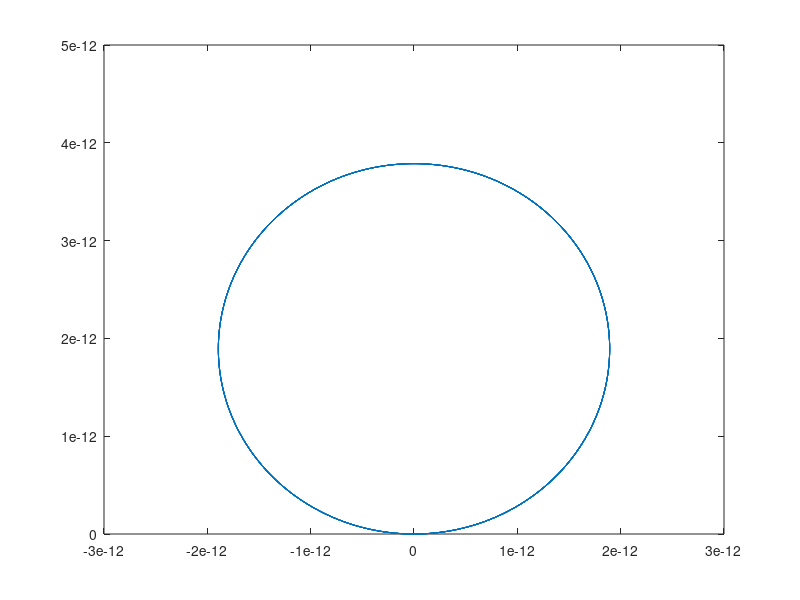

MATLAB code for this plot: (Note: this script raises an error after producing the figure.)
%% Electrong in a Magnetic Field
clear;clc;
q=1.602e-19; %Coulombs
Bz = 3; %Teslas
m = 9.1e-31; %kg
omega = sqrt(((q*Bz)/m)^2);
vx0=1; %m/s
vy0=0; %m/s
ax0=(-q*vy0*Bz)/m; %m/s^2
ay0=(q*vx0*Bz)/m; %m/s^2
x0 = 0; %initial position x
y0 = 0; %initial position y
%solving for constants
c1x=vx0; 
c2x=ax0/omega;
c3x=x0+c2x/omega;
c1y=vy0;
c2y=ay0/omega;
c3y=y0+c2y/omega;
tmin=0;
tmax=1e-10;
n=10000;
t=linspace(tmin,tmax,n)';
%analytic solution
solx=@(t) (c1x/omega)*sin(omega*t)-(c2x/omega)*cos(omega*t)+c3x;
soly=@(t) (c1y/omega)*sin(omega*t)-(c2y/omega)*cos(omega*t)+c3y;


plot(solx(t),soly(t))
hold on
[t,y]=ode45('Electron',[tmin,tmax],[x0,y0,0,vx0,vy0,0],odeset('RelTol',10^-6));
%figure
plot(y(:,1),y(:,2),'ro')
xlabel('Horizontal Distance (m)')
ylabel('Vertical Distance (m)')
title('Analytic and Numerical Solutions')

Energy = .5*m*(y(:,4).^2+y(:,5).^2);
figure
plot(t,Energy(:,1))
xlabel('Time (s)')
ylabel('Energy (J)')
title('Conservation of Energy')

%To check  trajectory if magnetic field is a linear function x while
%pointing in x direction, turn off hold on, turn on figure command, and
%change Bz to Bz*xp.
